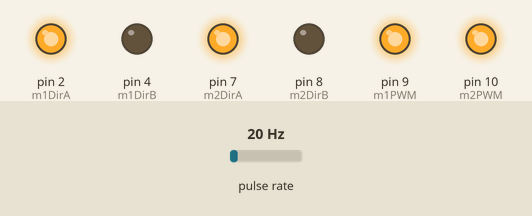
Simulated run of this sketch. Board: Arduino Uno, built with avr-gcc and run on an emulated ATmega328P. Parts: output pins drawn as LEDs (lit = HIGH). Wiring (inferred from the names in the program): pulse sensor: data pin 3. Inputs (shaded band) come from the test bench; at power-on: pulse rate 20 Hz. What the sketch prints to the serial monitor is not drawn.

Above: at 1.2 s.
1.3 s: pulse rate (sensor on pin 3) set to 4 Hz
4.3 s: pulse rate (sensor on pin 3) set to 50 Hz
Timing chart, 0 to 7.3 s (numbered marks = the images above; inputs shaded):
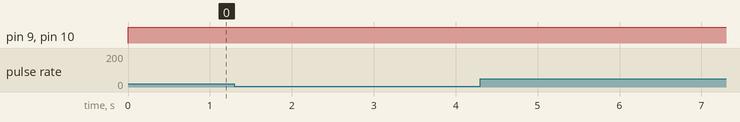

The sketch:

pidSuccess.ino
```cpp
unsigned long duration;
unsigned long rpm;
int m1DirA, m1DirB, m1Diag, m2DirA, m2DirB, m1PWM, m2PWM, m2Diag, m1CS, m2CS;
unsigned long ticks;
int m2Enc;
void setup() {
  Serial.begin(9600);
  m1DirA = 2;
  m1DirB = 4;
  m1Diag = 6;
  m2DirA = 7;
  m2DirB = 8;
  m1PWM = 9;
  m2PWM = 10;
  m2Diag = 12;
  m1CS = A0;
  m2CS = A1;
  m2Enc = 3;
  pinMode(m1DirA,OUTPUT);
  pinMode(m1DirB,OUTPUT);
  pinMode(m2DirA,OUTPUT);
  pinMode(m2DirB,OUTPUT);
  pinMode(m1PWM,OUTPUT);
  pinMode(m2PWM,OUTPUT);
  pinMode(m2Enc,INPUT);

  pinMode(A0, INPUT);

  digitalWrite(m1DirA, HIGH);
  digitalWrite(m1DirB, LOW);
  digitalWrite(m2DirA, HIGH);
  digitalWrite(m2DirB, LOW);
  analogWrite(m1PWM, 128);
  analogWrite(m2PWM, 128);
  attachInterrupt(digitalPinToInterrupt(3), pin_ISR, RISING);
  ticks = 0;
  Serial.println("rpm,e,u");
}

float ticksPerSecond = 0, revsPerSecond = 0, revsPerMinute = 0;
float u=100, u1=0,e=0, e1=0, e2=0,y=0;
int fu=0;
unsigned long curTicks=0, pTicks = 0,t=0,pt=0, setPoint = 100;
bool forward = true;
double kp=6;
double ki=0.5;
double kd=0;
int period = 2;
double lpf = 0.04;
boolean lpfOn = false;
unsigned long se = 0;
void loop() {

  pt = t;
  t = millis();
  pTicks = curTicks;
  curTicks = ticks;
  e1 = e;
  u1 = u;

  if(((t/1000)/period)%2==0)
  {
    setPoint = 125;
  }
  else
  {
    setPoint = 0;
  }


  ticksPerSecond = (curTicks-pTicks)/((t-pt)/1000.0);
  revsPerSecond = ticksPerSecond/562.25;
  revsPerMinute = revsPerSecond*60;
  y = revsPerMinute;
  e = setPoint - y;
  se= se + e;

  u = kp* e + ki * se + kd * (e1-e);
  if(u>255000) u=0;
  if(u>255) u=255;
  if(u<0) u=0;

  drive(m1DirA, m1DirB, forward);
  drive(m2DirA, m2DirB, forward);
  fu = (1-lpf)*fu + lpf*u;
  if(lpfOn)
  {
    analogWrite(m2PWM,fu);
    analogWrite(m1PWM,fu);
  }
  else
  {
    analogWrite(m2PWM,u);
    analogWrite(m1PWM,u);

  }


  Serial.print(u);
  Serial.print(",");
  Serial.print(e);
  Serial.print(",");
  Serial.print(fu);
  Serial.print(",");
  Serial.print(revsPerMinute);
//  Serial.print(",");
//  Serial.print(setPoint);


  Serial.println(" ");
}
void pin_ISR()
{
  ticks = ticks + 1;
}
void drive(int a, int b, bool dir)
{
  if(dir)
  {
    digitalWrite(a,HIGH);
    digitalWrite(b,LOW);
  }
  else
  {
    digitalWrite(a,LOW);
    digitalWrite(b,HIGH);
  }
}
```

Measured:
- after the input at 1.3 s, every drawn part: stays the same
- after the input at 4.3 s, every drawn part: stays the same
